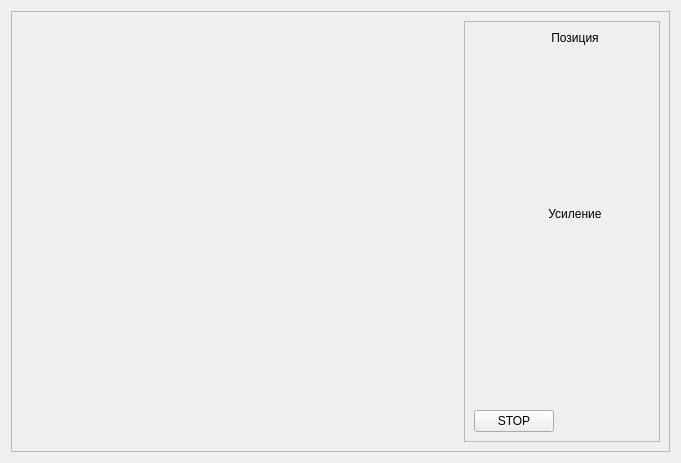
<?xml version="1.0" encoding="UTF-8"?>
<ui version="4.0">
 <class>OscilloscopeBox</class>
 <widget class="QWidget" name="OscilloscopeBox">
  <property name="geometry">
   <rect>
    <x>0</x>
    <y>0</y>
    <width>681</width>
    <height>463</height>
   </rect>
  </property>
  <property name="windowTitle">
   <string>Dialog</string>
  </property>
  <layout class="QVBoxLayout" name="verticalLayout">
   <item>
    <widget class="QFrame" name="frame">
     <property name="frameShape">
      <enum>QFrame::StyledPanel</enum>
     </property>
     <property name="frameShadow">
      <enum>QFrame::Raised</enum>
     </property>
     <layout class="QHBoxLayout" name="horizontalLayout">
      <item>
       <widget class="QwtPlot" name="qwtPlot"/>
      </item>
      <item>
       <widget class="QFrame" name="frame_2">
        <property name="sizePolicy">
         <sizepolicy hsizetype="Fixed" vsizetype="Preferred">
          <horstretch>0</horstretch>
          <verstretch>0</verstretch>
         </sizepolicy>
        </property>
        <property name="frameShape">
         <enum>QFrame::StyledPanel</enum>
        </property>
        <property name="frameShadow">
         <enum>QFrame::Raised</enum>
        </property>
        <layout class="QVBoxLayout" name="verticalLayout_4">
         <item>
          <layout class="QHBoxLayout" name="horizontalLayout_2">
           <item>
            <layout class="QVBoxLayout" name="verticalLayout_2">
             <item>
              <widget class="Oscilloscopebox_controls" name="controls_widget" native="true"/>
             </item>
             <item>
              <spacer name="verticalSpacer">
               <property name="orientation">
                <enum>Qt::Vertical</enum>
               </property>
               <property name="sizeHint" stdset="0">
                <size>
                 <width>20</width>
                 <height>40</height>
                </size>
               </property>
              </spacer>
             </item>
            </layout>
           </item>
           <item>
            <layout class="QVBoxLayout" name="verticalLayout_3">
             <item>
              <widget class="QLabel" name="label">
               <property name="text">
                <string>Позиция</string>
               </property>
               <property name="alignment">
                <set>Qt::AlignCenter</set>
               </property>
              </widget>
             </item>
             <item>
              <widget class="QwtKnob" name="knob_position">
               <property name="sizePolicy">
                <sizepolicy hsizetype="Fixed" vsizetype="Fixed">
                 <horstretch>0</horstretch>
                 <verstretch>0</verstretch>
                </sizepolicy>
               </property>
               <property name="minimumSize">
                <size>
                 <width>150</width>
                 <height>150</height>
                </size>
               </property>
               <property name="markerStyle">
                <enum>QwtKnob::Triangle</enum>
               </property>
              </widget>
             </item>
             <item>
              <widget class="QLabel" name="label_2">
               <property name="text">
                <string>Усиление</string>
               </property>
               <property name="alignment">
                <set>Qt::AlignCenter</set>
               </property>
              </widget>
             </item>
             <item>
              <widget class="QwtKnob" name="knob_multiply">
               <property name="sizePolicy">
                <sizepolicy hsizetype="Fixed" vsizetype="Fixed">
                 <horstretch>0</horstretch>
                 <verstretch>0</verstretch>
                </sizepolicy>
               </property>
               <property name="minimumSize">
                <size>
                 <width>150</width>
                 <height>150</height>
                </size>
               </property>
               <property name="markerStyle">
                <enum>QwtKnob::Triangle</enum>
               </property>
              </widget>
             </item>
            </layout>
           </item>
          </layout>
         </item>
         <item>
          <spacer name="verticalSpacer_2">
           <property name="orientation">
            <enum>Qt::Vertical</enum>
           </property>
           <property name="sizeHint" stdset="0">
            <size>
             <width>20</width>
             <height>40</height>
            </size>
           </property>
          </spacer>
         </item>
         <item>
          <layout class="QHBoxLayout" name="horizontalLayout_3">
           <item>
            <widget class="QPushButton" name="btn_RUN">
             <property name="text">
              <string>STOP</string>
             </property>
            </widget>
           </item>
           <item>
            <spacer name="horizontalSpacer">
             <property name="orientation">
              <enum>Qt::Horizontal</enum>
             </property>
             <property name="sizeHint" stdset="0">
              <size>
               <width>40</width>
               <height>20</height>
              </size>
             </property>
            </spacer>
           </item>
          </layout>
         </item>
        </layout>
       </widget>
      </item>
     </layout>
    </widget>
   </item>
  </layout>
 </widget>
 <customwidgets>
  <customwidget>
   <class>QwtPlot</class>
   <extends>QFrame</extends>
   <header>qwt_plot.h</header>
   <container>1</container>
  </customwidget>
  <customwidget>
   <class>QwtKnob</class>
   <extends>QWidget</extends>
   <header>qwt_knob.h</header>
  </customwidget>
  <customwidget>
   <class>Oscilloscopebox_controls</class>
   <extends>QWidget</extends>
   <header>oscilloscopebox_controls.hpp</header>
   <container>1</container>
  </customwidget>
 </customwidgets>
 <resources/>
 <connections/>
</ui>
